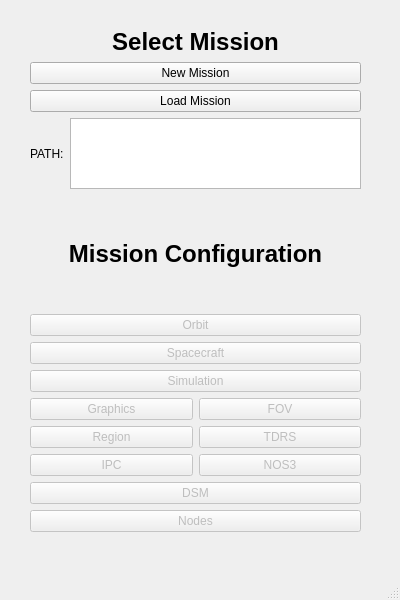
<?xml version="1.0" encoding="UTF-8"?>
<ui version="4.0">
 <class>MainWindow</class>
 <widget class="QMainWindow" name="MainWindow">
  <property name="geometry">
   <rect>
    <x>0</x>
    <y>0</y>
    <width>400</width>
    <height>600</height>
   </rect>
  </property>
  <property name="sizePolicy">
   <sizepolicy hsizetype="Fixed" vsizetype="Fixed">
    <horstretch>0</horstretch>
    <verstretch>0</verstretch>
   </sizepolicy>
  </property>
  <property name="minimumSize">
   <size>
    <width>400</width>
    <height>600</height>
   </size>
  </property>
  <property name="maximumSize">
   <size>
    <width>400</width>
    <height>600</height>
   </size>
  </property>
  <property name="windowTitle">
   <string>MainWindow</string>
  </property>
  <widget class="QWidget" name="centralwidget">
   <widget class="QWidget" name="verticalLayoutWidget">
    <property name="geometry">
     <rect>
      <x>30</x>
      <y>28</y>
      <width>331</width>
      <height>161</height>
     </rect>
    </property>
    <layout class="QVBoxLayout" name="verticalLayout">
     <item>
      <widget class="QLabel" name="label">
       <property name="autoFillBackground">
        <bool>false</bool>
       </property>
       <property name="text">
        <string>&lt;html&gt;&lt;head/&gt;&lt;body&gt;&lt;p&gt;&lt;span style=&quot; font-size:18pt; font-weight:700;&quot;&gt;Select Mission&lt;/span&gt;&lt;/p&gt;&lt;/body&gt;&lt;/html&gt;</string>
       </property>
       <property name="scaledContents">
        <bool>false</bool>
       </property>
       <property name="alignment">
        <set>Qt::AlignCenter</set>
       </property>
      </widget>
     </item>
     <item>
      <widget class="QPushButton" name="new_mission">
       <property name="text">
        <string>New Mission</string>
       </property>
      </widget>
     </item>
     <item>
      <widget class="QPushButton" name="load_mission">
       <property name="text">
        <string>Load Mission</string>
       </property>
      </widget>
     </item>
     <item>
      <layout class="QHBoxLayout" name="horizontalLayout">
       <item>
        <widget class="QLabel" name="label_path">
         <property name="text">
          <string>PATH:</string>
         </property>
        </widget>
       </item>
       <item>
        <widget class="QTextBrowser" name="mission_path">
         <property name="font">
          <font>
           <family>Courier New</family>
           <pointsize>11</pointsize>
          </font>
         </property>
        </widget>
       </item>
      </layout>
     </item>
    </layout>
   </widget>
   <widget class="QWidget" name="verticalLayoutWidget_2">
    <property name="geometry">
     <rect>
      <x>30</x>
      <y>201</y>
      <width>331</width>
      <height>331</height>
     </rect>
    </property>
    <layout class="QVBoxLayout" name="verticalLayout_2">
     <item>
      <layout class="QVBoxLayout" name="verticalLayout_3">
       <item>
        <widget class="QLabel" name="label_2">
         <property name="text">
          <string>&lt;html&gt;&lt;head/&gt;&lt;body&gt;&lt;p&gt;&lt;span style=&quot; font-size:18pt; font-weight:700;&quot;&gt;Mission Configuration&lt;/span&gt;&lt;/p&gt;&lt;/body&gt;&lt;/html&gt;</string>
         </property>
         <property name="alignment">
          <set>Qt::AlignCenter</set>
         </property>
        </widget>
       </item>
       <item>
        <widget class="QPushButton" name="ORB_Menu">
         <property name="enabled">
          <bool>false</bool>
         </property>
         <property name="text">
          <string>Orbit</string>
         </property>
        </widget>
       </item>
       <item>
        <widget class="QPushButton" name="SPC_Menu">
         <property name="enabled">
          <bool>false</bool>
         </property>
         <property name="text">
          <string>Spacecraft</string>
         </property>
        </widget>
       </item>
       <item>
        <widget class="QPushButton" name="SIM_Menu">
         <property name="enabled">
          <bool>false</bool>
         </property>
         <property name="text">
          <string>Simulation</string>
         </property>
        </widget>
       </item>
       <item>
        <layout class="QGridLayout" name="generic_settings">
         <item row="0" column="0">
          <widget class="QPushButton" name="GRH_Menu">
           <property name="enabled">
            <bool>false</bool>
           </property>
           <property name="text">
            <string>Graphics</string>
           </property>
          </widget>
         </item>
         <item row="0" column="1">
          <widget class="QPushButton" name="FOV_Menu">
           <property name="enabled">
            <bool>false</bool>
           </property>
           <property name="text">
            <string>FOV</string>
           </property>
          </widget>
         </item>
         <item row="1" column="1">
          <widget class="QPushButton" name="TDR_Menu">
           <property name="enabled">
            <bool>false</bool>
           </property>
           <property name="text">
            <string>TDRS</string>
           </property>
          </widget>
         </item>
         <item row="1" column="0">
          <widget class="QPushButton" name="RGN_Menu">
           <property name="enabled">
            <bool>false</bool>
           </property>
           <property name="text">
            <string>Region</string>
           </property>
          </widget>
         </item>
         <item row="2" column="0">
          <widget class="QPushButton" name="IPC_Menu">
           <property name="enabled">
            <bool>false</bool>
           </property>
           <property name="text">
            <string>IPC</string>
           </property>
          </widget>
         </item>
         <item row="2" column="1">
          <widget class="QPushButton" name="NOS_Menu">
           <property name="enabled">
            <bool>false</bool>
           </property>
           <property name="text">
            <string>NOS3</string>
           </property>
          </widget>
         </item>
        </layout>
       </item>
      </layout>
     </item>
     <item>
      <layout class="QVBoxLayout" name="verticalLayout_4">
       <item>
        <widget class="QPushButton" name="DSM_Menu">
         <property name="enabled">
          <bool>false</bool>
         </property>
         <property name="text">
          <string>DSM</string>
         </property>
        </widget>
       </item>
       <item>
        <widget class="QPushButton" name="NDS_Menu">
         <property name="enabled">
          <bool>false</bool>
         </property>
         <property name="text">
          <string>Nodes</string>
         </property>
        </widget>
       </item>
      </layout>
     </item>
    </layout>
   </widget>
  </widget>
  <widget class="QMenuBar" name="menubar">
   <property name="geometry">
    <rect>
     <x>0</x>
     <y>0</y>
     <width>400</width>
     <height>24</height>
    </rect>
   </property>
  </widget>
  <widget class="QStatusBar" name="statusbar"/>
 </widget>
 <resources/>
 <connections/>
</ui>
